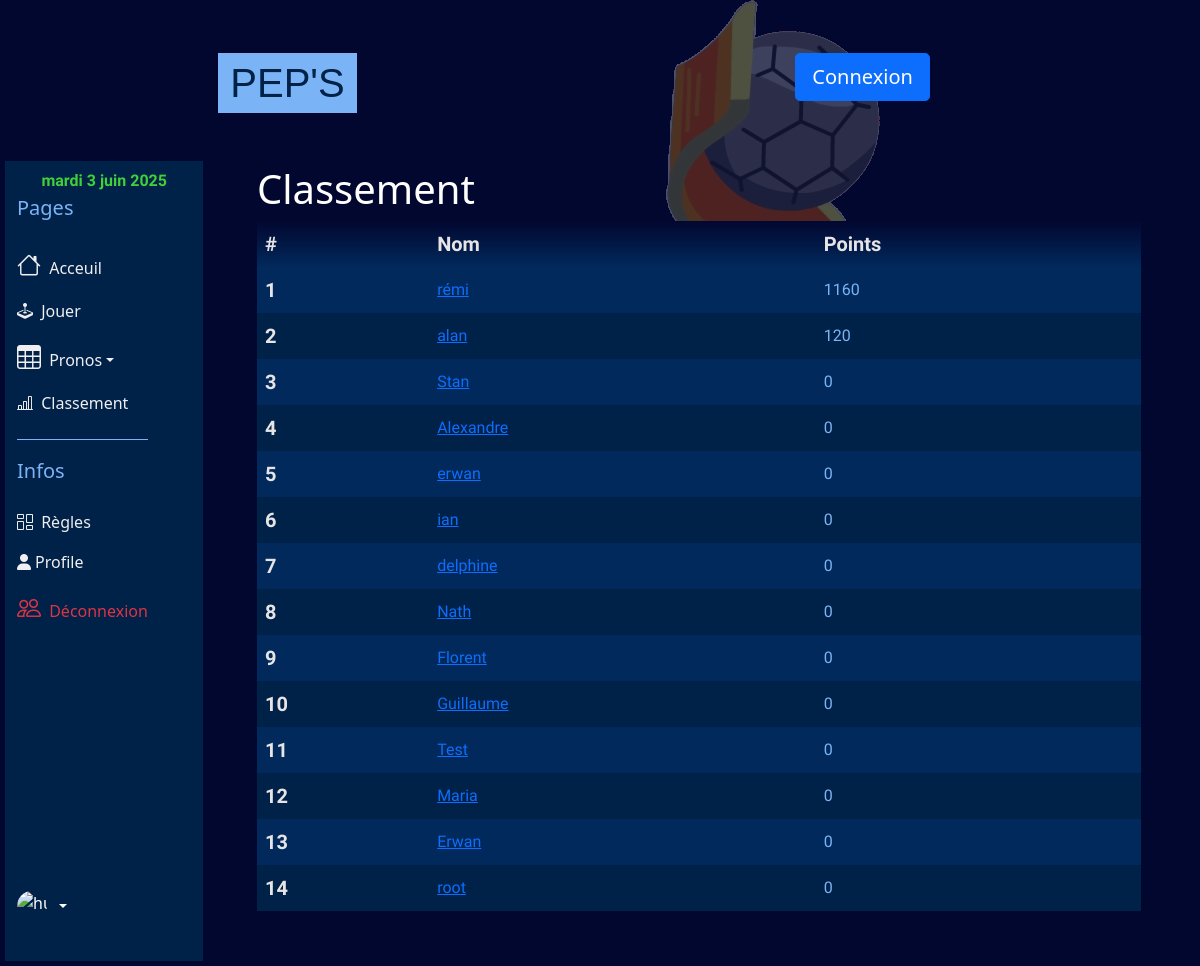
The page /template/rank.php on the database as committed earlier.
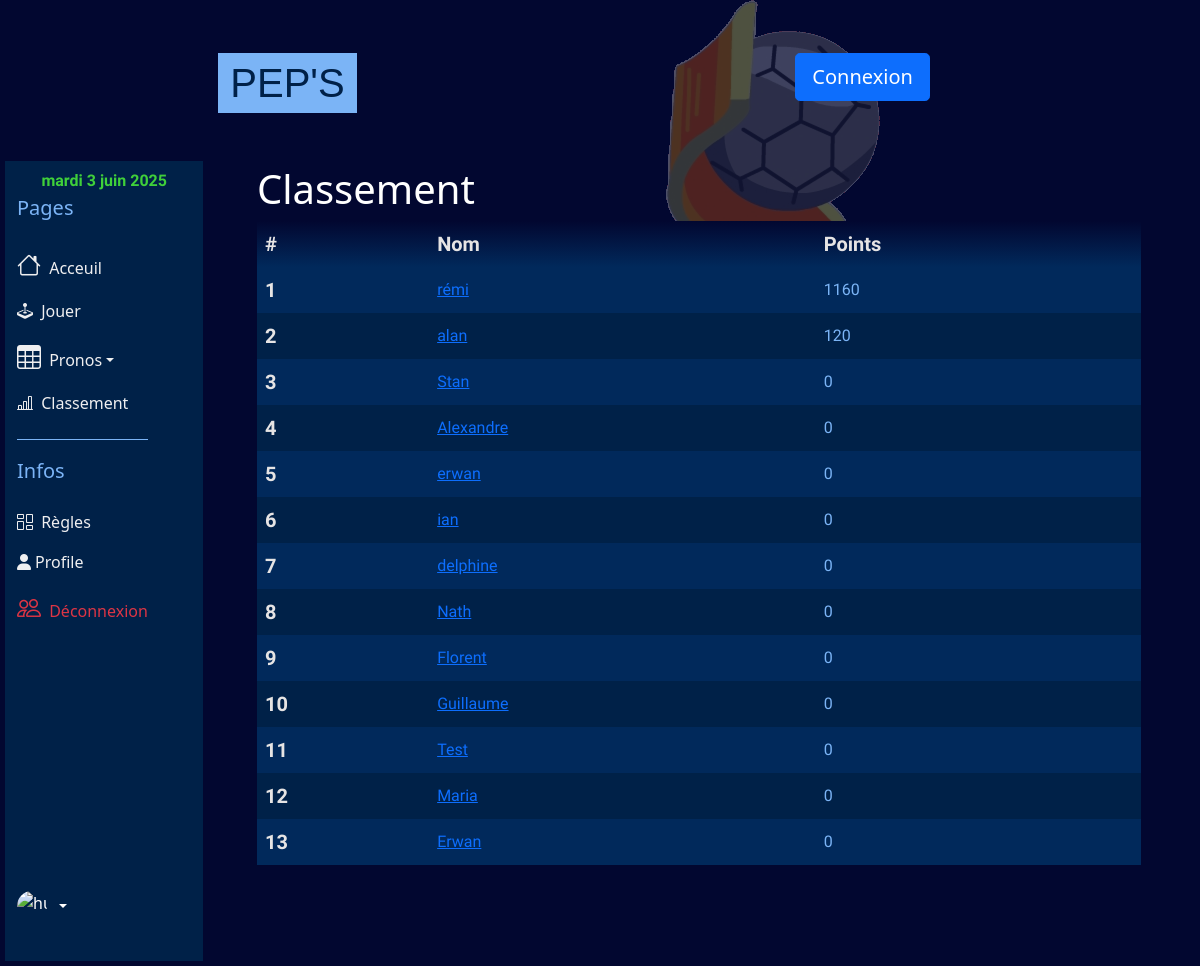
The same page on the database as committed later.
### tables this page shows
CREATE TABLE users(
    id INTEGER PRIMARY KEY AUTOINCREMENT NOT NULL,
    username TEXT NOT NULL UNIQUE,
    password TEXT NOT NULL ,
    email TEXT NOT NULL UNIQUE,
    created_at DATETIME DEFAULT CURRENT_TIMESTAMP
, score INTEGER NOT NULL DEFAULT 0, picture TEXT DEFAULT fixture);

### template/rank.php (the view)
<?php
include('header.php');
include_once(dirname(__FILE__) . '/functions/lateralNavbar.php');
$sql = 'SELECT * FROM users ORDER BY score DESC ';
$stmt = $db->prepare($sql);
$stmt->execute();
$users = $stmt->fetchall();
?>
<div class="container mx-auto p-1 col-12 col-xl-9 ">
<h1 class ="text-white">Classement</h1>
    <div class="hero-ranking fontsaira">
        <table class="table table-borderless align-middle">
            <thead>
                <tr class="tablehead">
                    <th scope="col">#</th>
                    <th scope="col">Nom</th>
                    <th scope="col">Points</th>
                </tr>
            </thead>
            <tbody>
                <?php
                $i = 1;
                foreach ($users as $user) {
                    $userid = $user['id'];
                    $username = $user["username"]
                ?>
                    <tr>
                        <th scope="row"><?php echo $i++; ?></th>
                        <td>
                            <a href="/template/showpronoplayer.php?ID= <?php echo $userid;?>"><?php echo $username;?></a>
                        </td>
                        <td>
                            <?php echo $user["score"]; ?>
                        </td>
                    </tr>
                <?php } ?>
            </tbody>
        </table>
    </div>
</div>

Rows that differ between the two databases and show on the page:
removed users: username "root", score "0"
